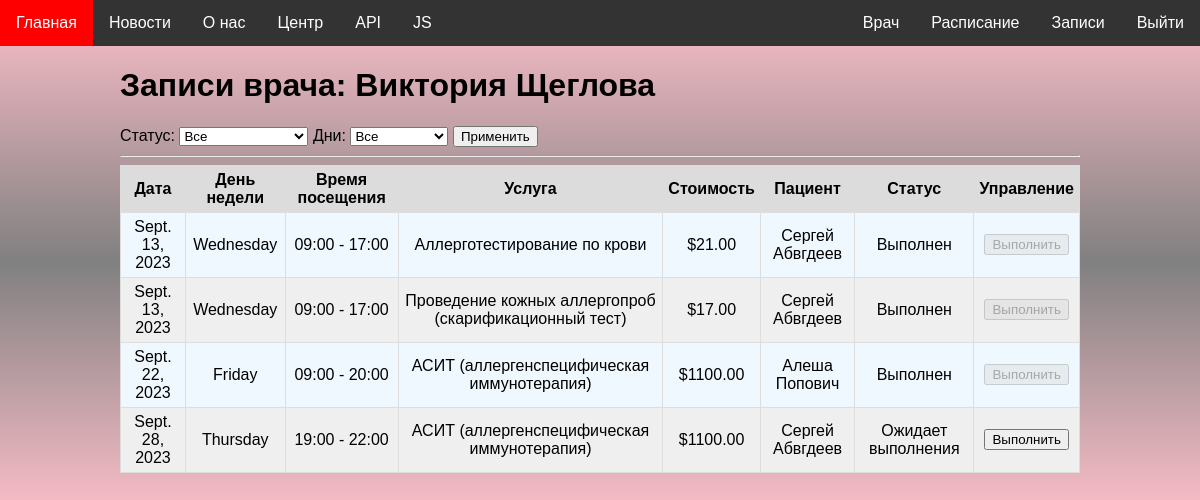
/doctors/order_list/ (signed in), run on an earlier commit of the app's database.
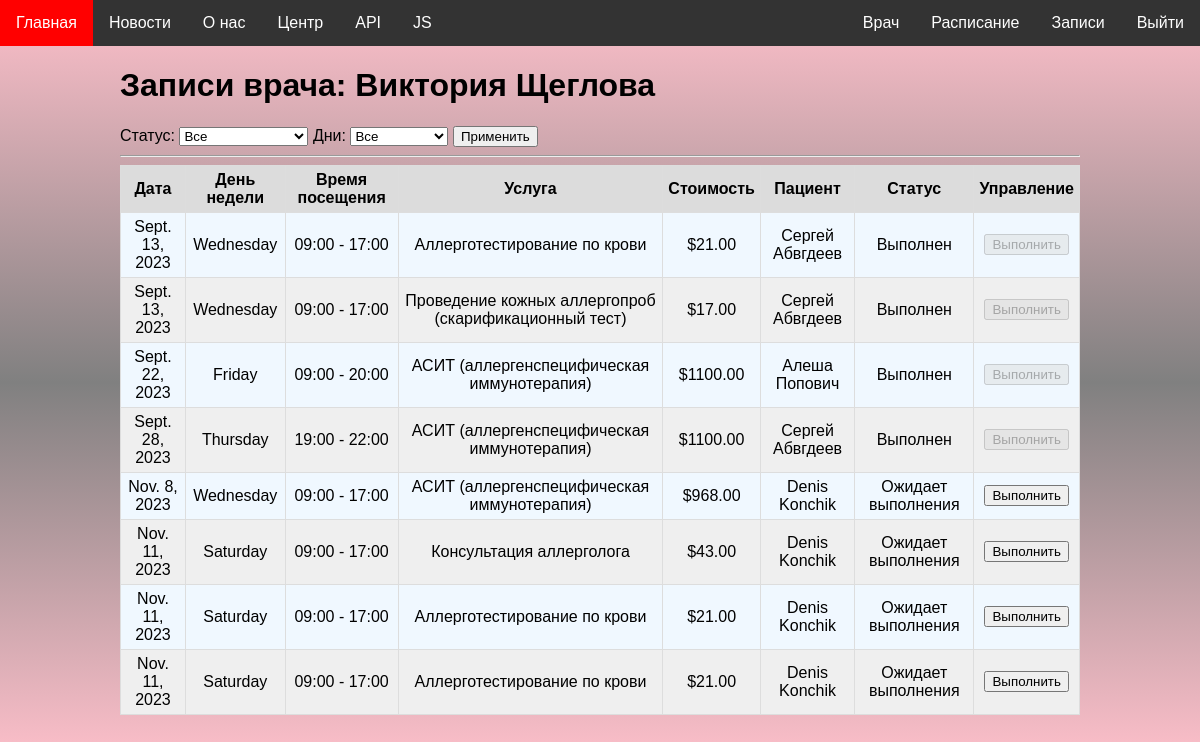
And on a later commit of the database.
### orders/models.py (models this page shows)
class Order(models.Model):
    patient = models.ForeignKey(PatientProfile, on_delete=models.CASCADE)
    service = models.ForeignKey(Service, on_delete=models.CASCADE)
    doctor_schedule = models.ForeignKey(DoctorSchedule, on_delete=models.CASCADE)
    promo_code = models.ForeignKey(PromoCode, on_delete=models.SET_NULL, null=True, blank=True)
    status = models.CharField(
        max_length=50,
        choices=[
            ('pending', 'Ожидает выполнения'),
            ('completed', 'Выполнен'),
            ('cancelled', 'Отменен'),
        ],
        default='pending'
    )
    def discounted_price(self):
        if self.promo_code:
            discount = self.promo_code.discount
            return round(self.service.price * (1 - discount / 100), 2)
        return self.service.price

### doctors/models.py (models this page shows, shortened)
class DoctorSchedule(models.Model):
    doctor = models.ForeignKey(DoctorProfile, on_delete=models.CASCADE)
    date = models.DateField(default=date.today() + timedelta(days=1))
    start_time = models.TimeField(default='09:00')
    end_time = models.TimeField(default='17:00')
    created_at = models.DateTimeField(auto_now_add=True)
    updated_at = models.DateTimeField(auto_now=True)
    class Meta:
        unique_together = ('doctor', 'date')

### services/models.py (models this page shows, shortened)
class Service(models.Model):
    name = models.CharField(max_length=100)
    subcategory = models.ForeignKey(SubCategory, on_delete=models.CASCADE)
    price = models.FloatField(validators=[MinValueValidator(0.0), MaxValueValidator(999999999)])

class PromoCode(models.Model):
    code = models.CharField(
        max_length=4,
        unique=True,
        validators=[MinLengthValidator(limit_value=4)]
    )
    service = models.ForeignKey(Service, on_delete=models.CASCADE)
    discount = models.IntegerField(validators=[MinValueValidator(1), MaxValueValidator(100)], help_text='скидка в процентах')
    isAvailable = models.BooleanField(default=True)

### patients/models.py (models this page shows, shortened)
class PatientProfile(models.Model):
    user = models.OneToOneField(User, on_delete=models.CASCADE)
    date_of_birth = models.DateField(validators=[validate_age])
    address = models.CharField(max_length=100)
    phone_number = models.CharField(
        max_length=17,
        validators=[
            RegexValidator(
                regex=r"\+375-\d{2}-\d{3}-\d{2}-\d{2}",
                message='Некорректный номер телефона',
            ),
        ],
        help_text="Формат: +375-XX-XXX-XX-XX"
    )

### doctors/views.py (the view)
# urls.py: path('order_list/', order_list, name='patient_order_list'),
def order_list(request):
    doctor = request.user.doctorprofile
    status = request.GET.get('status', 'all')
    days = request.GET.get('days', 'all')
    if status == 'completed':
        status_filter = Q(status='completed')
    elif status == 'pending':
        status_filter = Q(status='pending')
    else:
        status_filter = Q()
    today = date.today()
    if days == 'past':
        days_filter = Q(doctor_schedule__date__lt=today)
    elif days == 'today':
        days_filter = Q(doctor_schedule__date=today)
    elif days == 'future':
        days_filter = Q(doctor_schedule__date__gt=today)
    else:
        days_filter = Q()
    not_cancelled_filter = ~Q(status='cancelled')
    orders = Order.objects.filter(
        (status_filter & days_filter & not_cancelled_filter) &
        Q(doctor_schedule__doctor=doctor)
    ).order_by('doctor_schedule__date')
    context = {
        'doctor': doctor,
        'orders': orders,
        'status': status,
        'days': days,
    }
    logger.info('Order list displayed')
    return render(request, 'doctors/order_list.html', context=context)

### website/templatetags/custom_tags.py (called while the page is built)
@register.simple_tag
def current_times():
    return {
        'local_time': datetime.now().strftime("%Y-%m-%d %H:%M:%S"),
        'utc_time':  datetime.now(timezone.utc).strftime("%Y-%m-%d %H:%M:%S"),
        'time_zone': timezone.get_current_timezone()
    }

@register.simple_tag
def date_range(num):
    today = datetime.now()
    date_list = [today + timedelta(days=i) for i in range(num)]
    return date_list

### doctors/templates/doctors/order_list.html (shortened to what this page needs)
{% extends 'website/base.html' %}
{% block content %}
    <h1>Записи врача: {{ doctor.user.get_full_name }}</h1>
    <form method="GET" action="{% url 'doctor_order_list' %}">
        <label for="status">Статус:</label>
        <select name="status" id="status">
            <option value="all" {% if status == 'all' %}selected{% endif %}>Все</option>
        </select>
        <label for="days">Дни:</label>
        <select name="days" id="days">
            <option value="all" {% if days == 'all' %}selected{% endif %}>Все</option>
        </select>
        <button type="submit">Применить</button>
    </form>
    <hr>
    <table class="table">
        {% if orders %}
        <thead>
            <tr>
                <th>Дата</th>
                <th>День недели</th>
                <th>Время посещения</th>
                <th>Услуга</th>
                <th>Стоимость</th>
                <th>Пациент</th>
                <th>Статус</th>
                <th>Управление</th>
            </tr>
        </thead>
        <tbody>
            {% for order in orders %}
            <tr>
                <td>{{ order.doctor_schedule.date }}</td>
                <td>{{ order.doctor_schedule.date|date:"l" }}</td>
                <td>{{ order.doctor_schedule.start_time|date:"H:i" }} - {{ order.doctor_schedule.end_time|date:"H:i" }}</td>
                <td>{{ order.service.name }}</td>
                 <td>${{ order.discounted_price|floatformat:2 }}</td>
                <td>{{ order.patient.user.get_full_name }}</td>
                <td>{{ order.get_status_display  }}</td>
                <td>
                    <form method="post" action="{% url 'complete_order' order.id %}">
                        {% if order.status == 'pending' %}
                            <button type="submit">Выполнить</button>
                        {% else %}
                            <button type="submit" disabled>Выполнить</button>
                        {% endif %}
                    </form>
                </td>
            </tr>
            {% endfor %}
        </tbody>
        {% else %}
            <h3>Пусто</h3>
        {% endif %}
    </table>
{% endblock %}

What changed in the data, as far as the page shows it:
changed Order "Sept. 28, 2023": status "Ожидает выполнения" → "Выполнен"
added Order: doctor_schedule "Nov. 8, 2023", doctor_schedule "Wednesday", doctor_schedule.start_time "09:00", doctor_schedule.end_time "17:00", service.name "АСИТ (аллергенспецифическая иммунотерапия)", discounted_price "968.00", patient.user.get_full_name "Denis Konchik", status "Ожидает выполнения", shows "Выполнить"
added Order: doctor_schedule "Nov. 11, 2023", doctor_schedule "Saturday", doctor_schedule.start_time "09:00", doctor_schedule.end_time "17:00", service.name "Консультация аллерголога", discounted_price "43.00", patient.user.get_full_name "Denis Konchik", status "Ожидает выполнения", shows "Выполнить"
added Order: doctor_schedule "Nov. 11, 2023", doctor_schedule "Saturday", doctor_schedule.start_time "09:00", doctor_schedule.end_time "17:00", service.name "Аллерготестирование по крови", discounted_price "21.00", patient.user.get_full_name "Denis Konchik", status "Ожидает выполнения", shows "Выполнить"
added Order: doctor_schedule "Nov. 11, 2023", doctor_schedule "Saturday", doctor_schedule.start_time "09:00", doctor_schedule.end_time "17:00", service.name "Аллерготестирование по крови", discounted_price "21.00", patient.user.get_full_name "Denis Konchik", status "Ожидает выполнения", shows "Выполнить"
